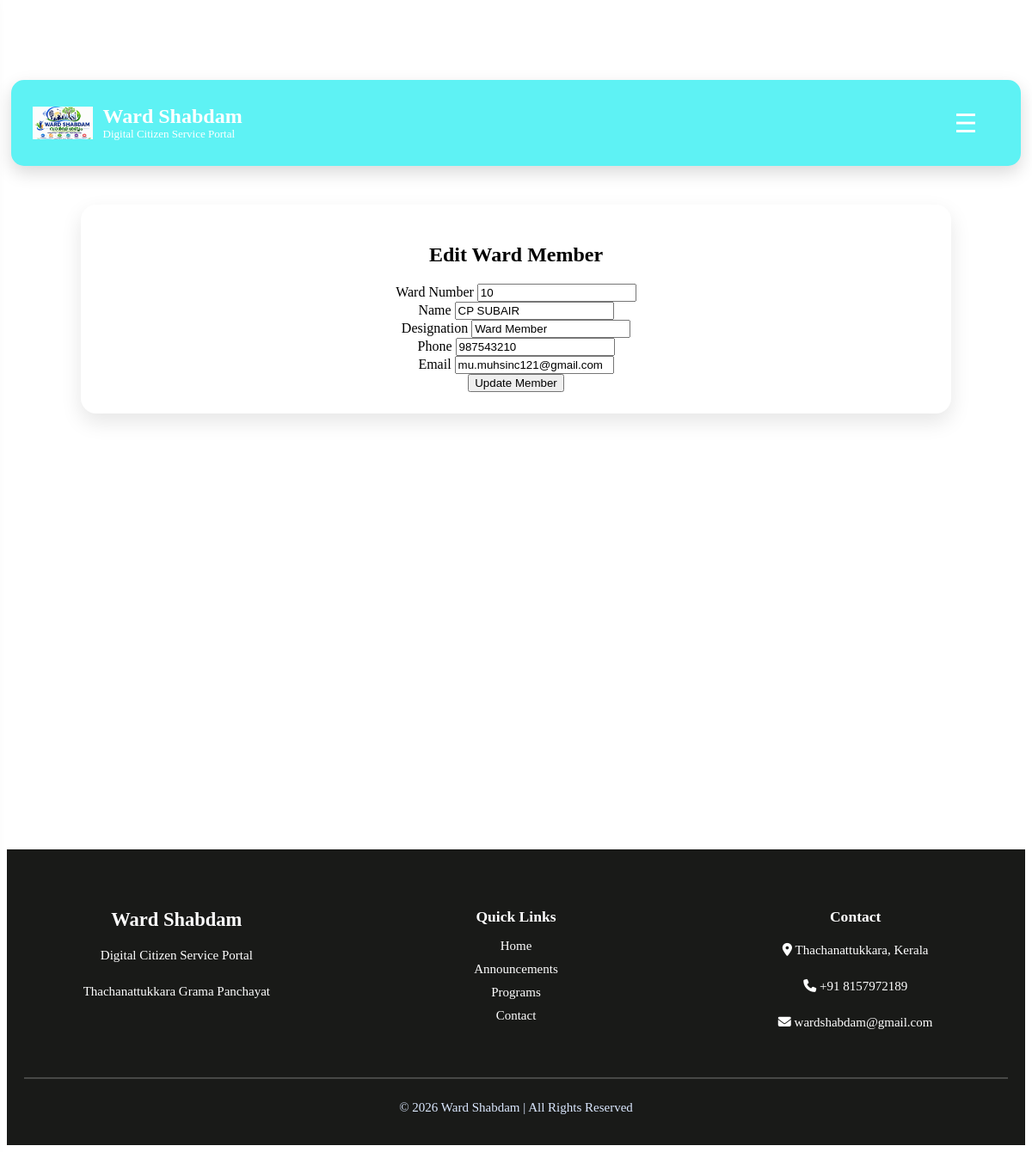
The page /admin/edit-ward-member/5 on the database as committed earlier.
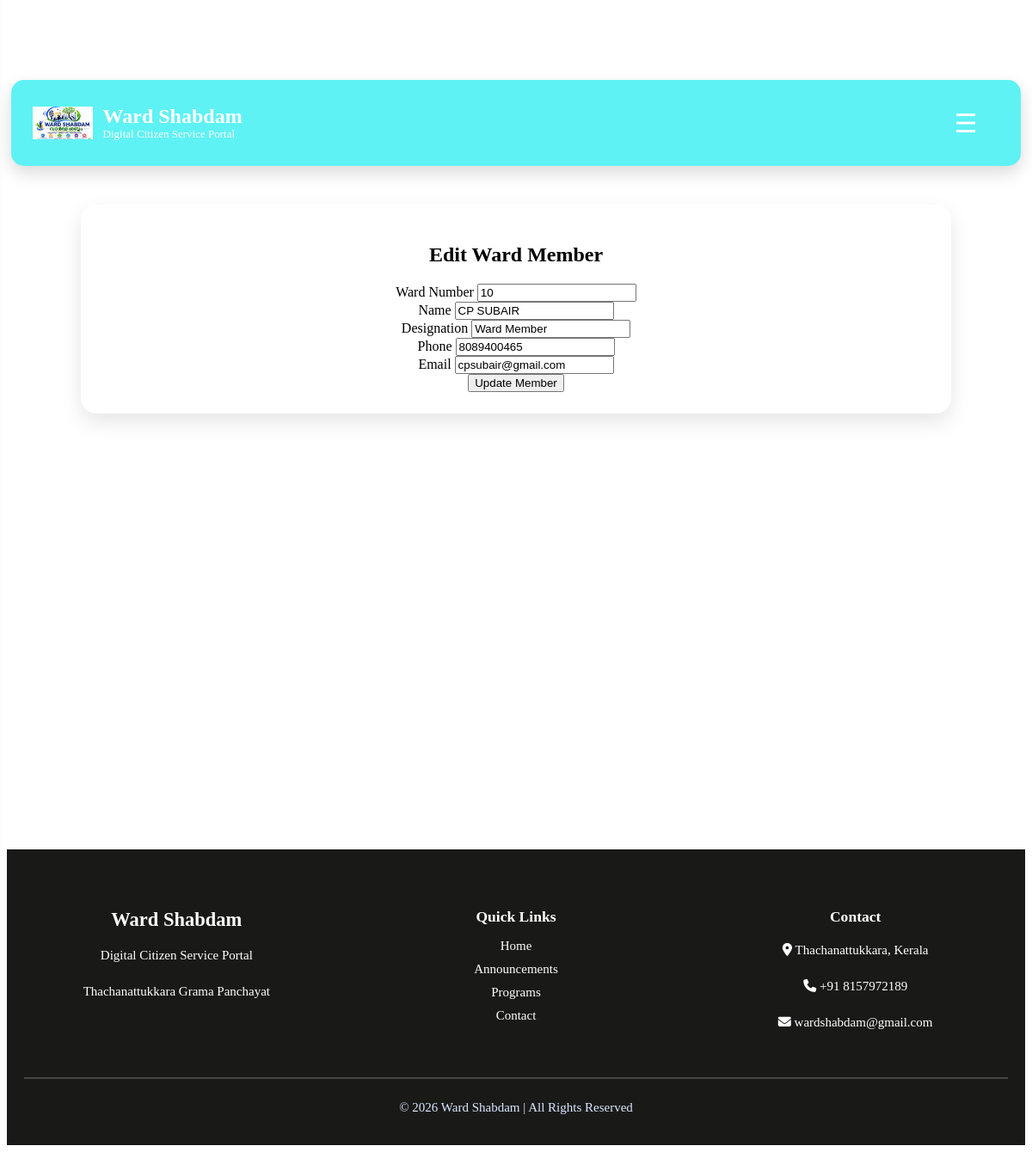
The same page on the database as committed later.
### tables this page shows
CREATE TABLE ward_members (
    id INTEGER PRIMARY KEY AUTOINCREMENT,
    ward_no INTEGER NOT NULL,
    name TEXT NOT NULL,
    designation TEXT NOT NULL,
    phone TEXT NOT NULL,
    email TEXT,
    photo TEXT
, username TEXT, password TEXT);

### app.py (the view, shortened to what this page needs)
@app.route("/admin/edit-ward-member/<int:id>", methods=["GET", "POST"])
def edit_ward_member(id):
    admin_required()
    conn = sqlite3.connect("database/wardshabdam.db")
    conn.row_factory = sqlite3.Row
    cursor = conn.cursor()
    cursor.execute(
        "SELECT * FROM ward_members WHERE id=?",
        (id,)
    )
    member = cursor.fetchone()
    conn.close()
    return render_template(
        "edit_ward_member.html",
        member=member
    )

### app.py (called while the page is built, shortened)
def admin_required():
    if "admin_id" not in session:
        return redirect("/admin_login")
    return None

@app.context_processor
def notification_context():
    if "citizen_id" not in session:
        return {"notification_count": 0}

### templates/edit_ward_member.html (shortened to what this page needs)
{% extends "layout.html" %}
{% block content %}
<div class="container mt-5">
    <div class="card shadow p-4">
        <h2 class="text-center text-warning mb-4">
            Edit Ward Member
        </h2>
        <form method="POST">
            <div class="mb-3">
                <label>Ward Number</label>
                <input type="number"
                       name="ward_no"
                       class="form-control"
                       value="{{ member.ward_no }}"
                       required>
            </div>
            <div class="mb-3">
                <label>Name</label>
                <input type="text"
                       name="name"
                       class="form-control"
                       value="{{ member.name }}"
                       required>
            </div>
            <div class="mb-3">
                <label>Designation</label>
                <input type="text"
                       name="designation"
                       class="form-control"
                       value="{{ member.designation }}"
                       required>
            </div>
            <div class="mb-3">
                <label>Phone</label>
                <input type="text"
                       name="phone"
                       class="form-control"
                       value="{{ member.phone }}"
                       required>
            </div>
            <div class="mb-3">
                <label>Email</label>
                <input type="email"
                       name="email"
                       class="form-control"
                       value="{{ member.email }}">
            </div>
            <button class="btn btn-warning w-100">
                Update Member
            </button>
        </form>
    </div>
</div>
{% endblock %}

Rows that differ between the two databases and show on the page:
changed ward_members "CP SUBAIR": phone "987543210" → "8089400465"; email "mu.muhsinc121@gmail.com" → "cpsubair@gmail.com"
